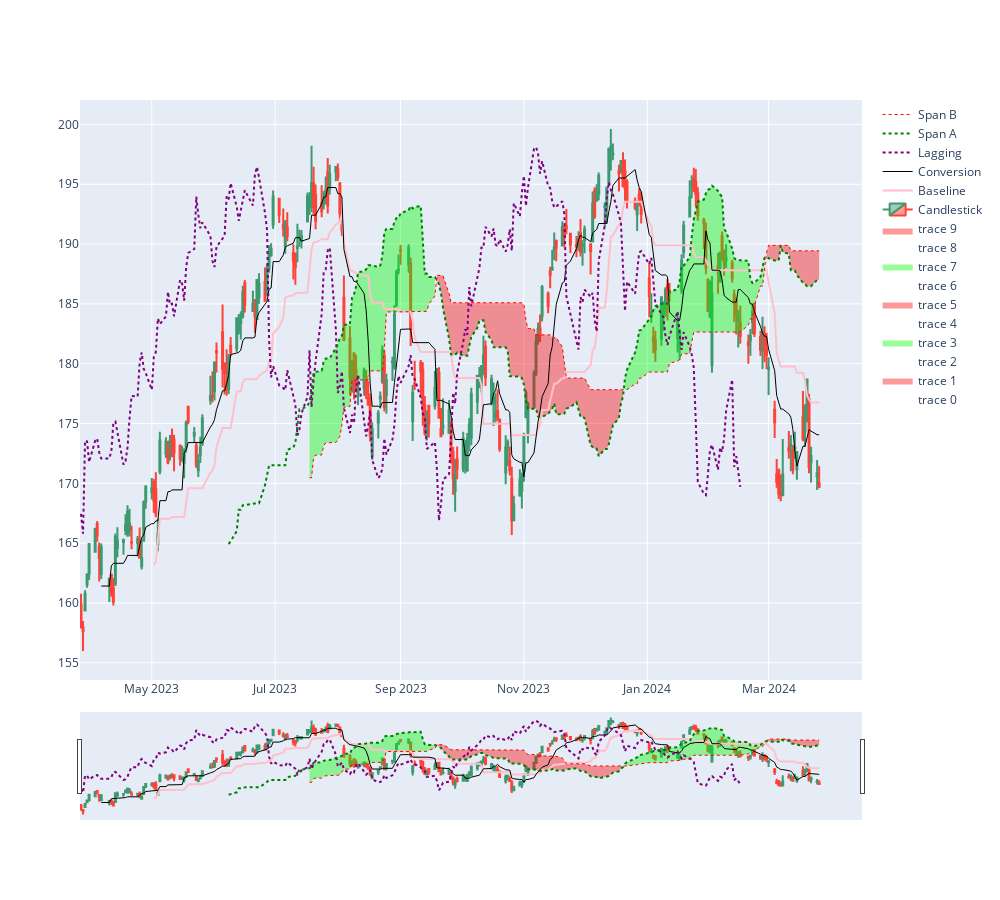

Here is the notebook cell this chart was saved with:
### Markdown cell above
# Plot

### Code cell
df2 = df.copy()

fig = go.Figure()

df['label'] = np.where (df['SpanA'] > df['SpanB'], 1, 0)

df['group'] = df['label'].ne(df['label'].shift()).cumsum()

df = df.groupby('group')

dfs = []
for name, data in df:
    dfs.append(data)

for dfe in dfs:
    fig.add_traces(go.Scatter(x=dfe.index, 
                              y=dfe.SpanA,
                              line=dict(color='rgba(0,0,0,0)')))
    fig.add_traces(go.Scatter(x=dfe.index, 
                              y=dfe.SpanB,
                              line=dict(color='rgba(0,0,0,0)'),
                              fill='tonexty',
                              fillcolor=get_fill_color(dfe['label'].iloc[0])))
baseline = go.Scatter(x=df2.index, y=df2['Baseline'],
                      line=dict(color='pink', width=2), name='Baseline')
conversion = go.Scatter(x=df2.index, y=df2['Conversion'],
                        line=dict(color='black', width=1), name='Conversion')
lagging = go.Scatter(x=df2.index, y=df2['Lagging'],
                     line=dict(color='purple', width=2, dash='dot'), name='Lagging')
span_a = go.Scatter(x=df2.index, y=df2['SpanA'],
                    line=dict(color='green', width=2, dash='dot'), name='Span A')
span_b = go.Scatter(x=df2.index, y=df2['SpanB'],
                    line=dict(color='red', width=1, dash='dot'), name='Span B')

fig.add_trace(candle)
fig.add_trace(baseline)
fig.add_trace(conversion)
fig.add_trace(lagging)
fig.add_trace(span_a)
fig.add_trace(span_b)

fig.update_layout(height=900, width=1000, showlegend=True)
fig.show()
